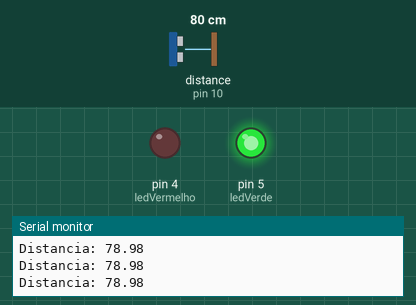
A sketch run on a simulated Arduino Uno, built with avr-gcc and run on an emulated ATmega328P. On the bench: output pins drawn as LEDs (lit = HIGH), the last lines printed to the serial monitor. Wiring (inferred from the names in the program): ultrasonic range finder: trigger pin 9; echo pin 10. The inputs (shaded band) are chosen by the test bench; at power-on: distance to the obstacle (sensor on pin 10) 80 cm. The echo pulse lasts 58.3 µs per cm; pins used as bus, display or sensor lines are not drawn.

Above: at 1.2 s.
1.3 s: distance to the obstacle (sensor on pin 10) set to 7 cm
2.8 s: distance to the obstacle (sensor on pin 10) set to 4 cm
At 3.7 s:
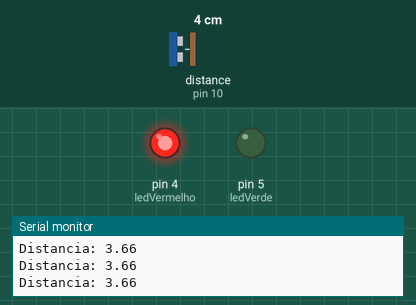
4.3 s: distance to the obstacle (sensor on pin 10) set to 9 cm
At 5.3 s:
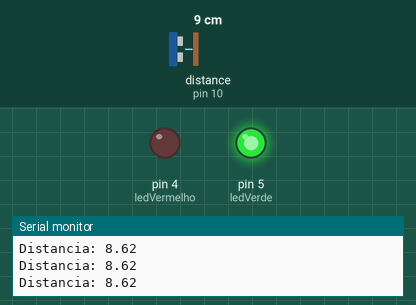
5.9 s: distance to the obstacle (sensor on pin 10) set to 2 cm
At 6.9 s:
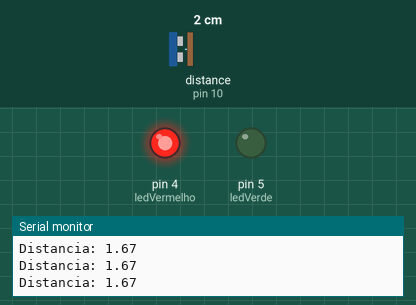
Timing chart, 0 to 8.5 s (numbered marks = the images above; inputs shaded):
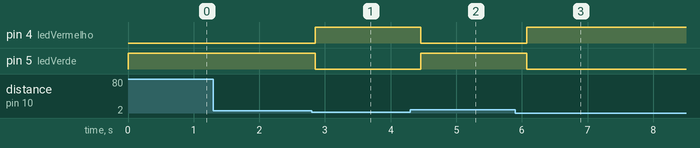

Measured:
- the behaviour switches between 6 and 5 cm on distance to the obstacle (sensor on pin 10) (found by bisection; images 0 and 1)
- after the input at 2.8 s, pin 4 (ledVermelho): LOW → HIGH after 0.05 s; pin 5 (ledVerde): HIGH → LOW after 0.05 s
- after the input at 4.3 s, pin 4 (ledVermelho): HIGH → LOW after 0.16 s; pin 5 (ledVerde): LOW → HIGH after 0.16 s
- after the input at 5.9 s, pin 4 (ledVermelho): LOW → HIGH after 0.17 s; pin 5 (ledVerde): HIGH → LOW after 0.17 s

The sketch:

Estacionamento_sensor.ino
```cpp
// Definição dos pinos
const int trigPin = 9;
const int echoPin = 10;

const int ledVermelho = 4;
const int ledVerde = 5;

long duracao;
float distancia;

void setup() {
  pinMode(trigPin, OUTPUT);
  pinMode(echoPin, INPUT);

  pinMode(ledVermelho, OUTPUT);
  pinMode(ledVerde, OUTPUT);

  Serial.begin(9600);
}

void loop() {
  // Envia pulso ultrassônico
  digitalWrite(trigPin, LOW);
  delayMicroseconds(2);

  digitalWrite(trigPin, HIGH);
  delayMicroseconds(10);
  digitalWrite(trigPin, LOW);

  // Recebe o eco
  duracao = pulseIn(echoPin, HIGH);

  // Calcula a distância (cm)
  distancia = duracao * 0.034 / 2;

  Serial.print("Distancia: ");
  Serial.println(distancia);

  // Lógica dos LEDs
  if (distancia <= 5) {
    digitalWrite(ledVermelho, HIGH);
    digitalWrite(ledVerde, LOW);
  } else {
    digitalWrite(ledVermelho, LOW);
    digitalWrite(ledVerde, HIGH);
  }

  delay(200);
}
```
